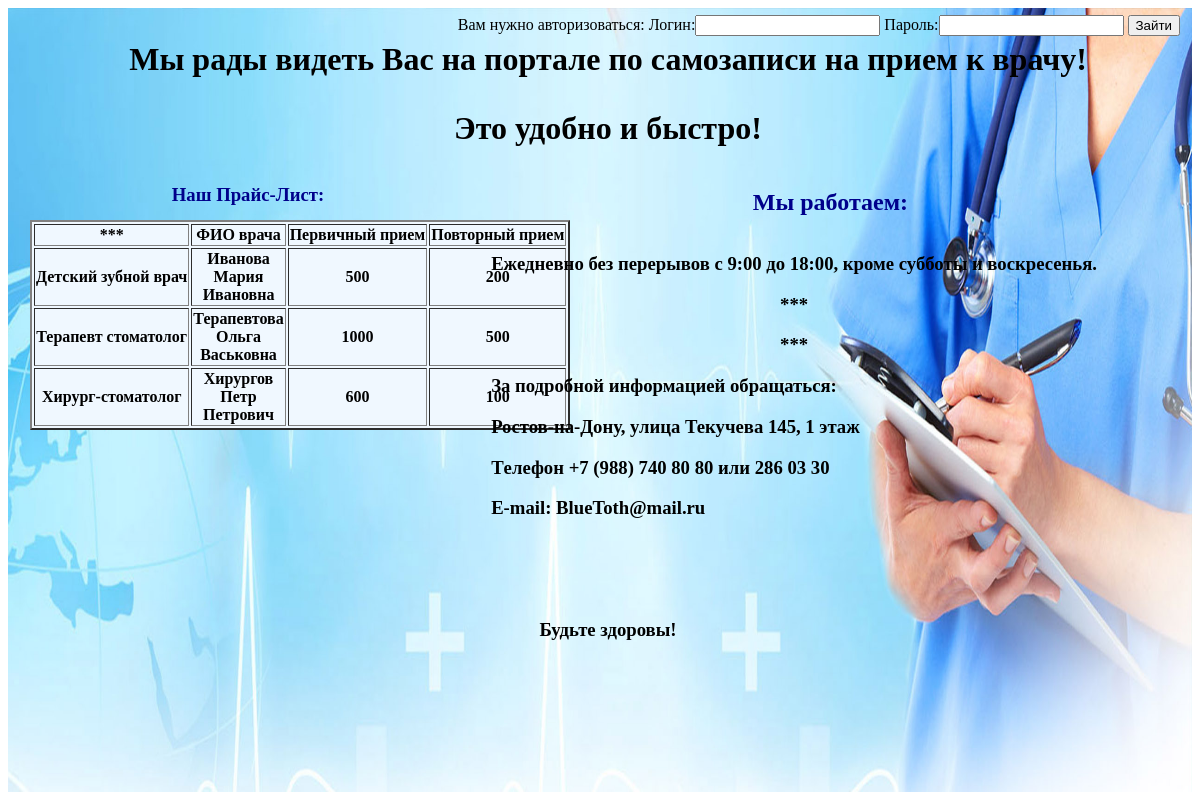
Before: / with the older database file.
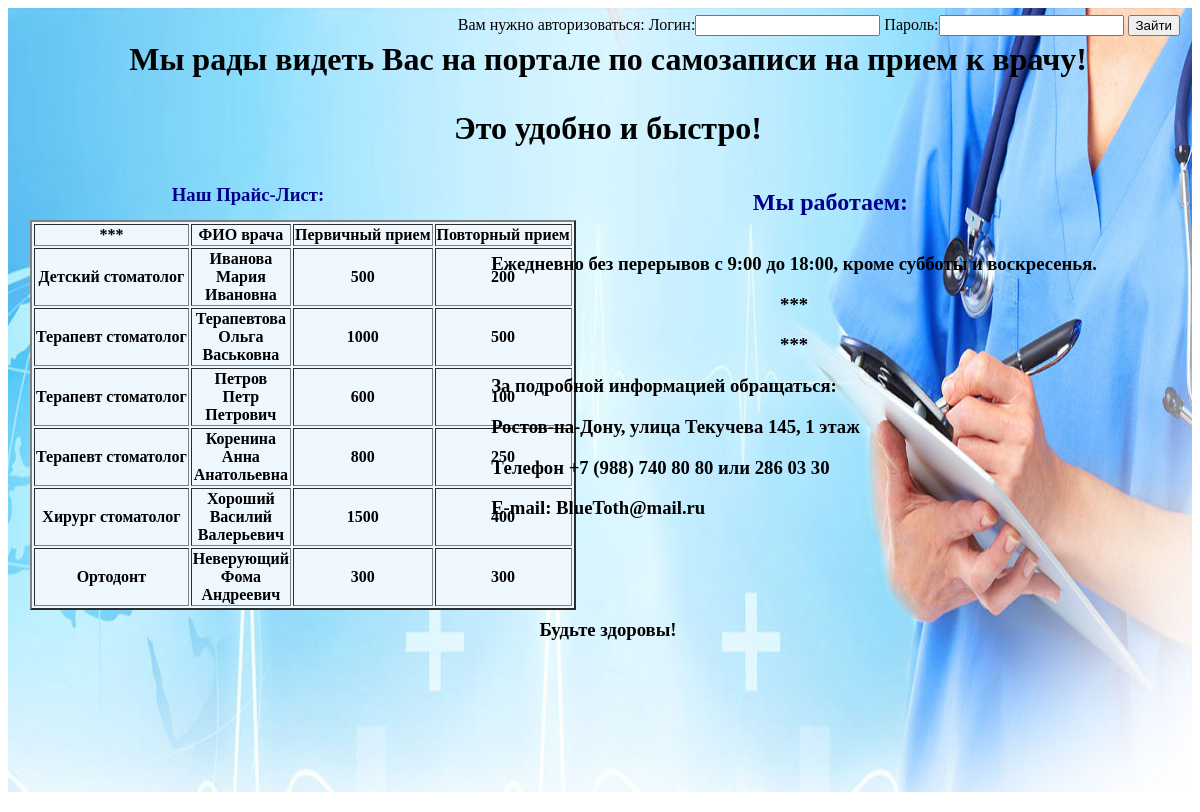
After: the same page with the newer database file.
### all/models.py (models this page shows, shortened)
class Vrach(models.Model):
    FK_People = models.ForeignKey(People)
    FK_position = models.ForeignKey(Dolzhnost)
    price_ferst = models.IntegerField(default=0, verbose_name='Цена первичного приема')
    price_second = models.IntegerField(default=0, verbose_name='Цена повторного приема')

class Dolzhnost(models.Model):
    position = models.CharField(max_length=50, verbose_name='Должность')

class People(models.Model):
    number_pasport = models.IntegerField(verbose_name = 'Номер паспорта')
    seria_pasport = models.IntegerField(verbose_name='Серия паспорта')
    familia = models.TextField(max_length = 20, verbose_name='Фамилия')
    imya = models.TextField(max_length = 20, verbose_name='Имя')
    otchestvo = models.TextField(max_length = 20, verbose_name = 'Отчество')
    parol = models.IntegerField(verbose_name='Пароль')
    class Meta:
        unique_together = ('number_pasport', 'seria_pasport')

### all/views.py (the view)
# urls.py: url(r'^$', views.hell),
def hell(request):
    print(request.POST)
    print(request.GET)
    all_vrach = Vrach.objects.all()
    return HttpResponse(render(request, 'main.html',  {'flag': True, 'all_vrach': all_vrach}))

### all/templates/main.html (shortened to what this page needs)
{% load static %}
<html lang="en">
<head>
    <link rel = "stylesheet" href="style.css">
</head>
<body>
<img id="images" src="{% static 'images/background.jpg' %}" alt=" ">
{% if flag %}
<form class = "login" action="." method="POST">
    <label >Вам нужно авторизоваться: Логин:</label><input  name='login' type="text"/>
    <label >Пароль:</label><input name='pass' type="password"/>
    <input value="Зайти" type="submit"/>
</form>
{% endif %}
<p>
    <h1 class = "center_text">
        Мы рады видеть Вас на портале по самозаписи на прием к врачу!
                <p>
                    Это удобно и быстро!
                </p>
    </h1>
</p>
<h3>
<p Id = "price_list">
    Наш Прайс-Лист:
</p> </h3>
<h2 id="table">
        <table border="2" class="text_in_table">
            <b>
            <tr>
                <td>***</td>
                <td>ФИО врача</td>
                <td>Первичный прием</td>
                <td>Повторный прием</td>
             </tr>
            {% for x in all_vrach %}
            <tr>
                <td>
                    {{ x.FK_position.position }}<br>
                </td>
                <td>
                    {{ x.FK_People.familia }}<br>
                    {{ x.FK_People.imya }}<br>
                    {{ x.FK_People.otchestvo }}<br>
                </td>
                <td>
                    {{ x.price_ferst }}<br>
                </td>
                <td>
                    {{ x.price_second }}<br>
                </td>
            {% endfor %}
            </tr>
                </b>
        </table>
</h2>
<h2><p id="inf_work">Мы работаем:</p></h2>
<table class="text_information">
    <tr>
        <td>
            <h3>
            <p>Ежедневно без перерывов с 9:00 до 18:00, кроме субботы и воскресенья.</p>
               <center> <p> ***</p>
                        <p> ***</p>
               </center>
            <p>За подробной информацией обращаться:</p>
            <p>Ростов-на-Дону, улица Текучева 145, 1 этаж</p>
            <p>Tелефон +7 (988) 740 80 80 или 286 03 30</p>
            <p>E-mail: BlueToth@mail.ru</p>
            </h3>
        </td>
    </tr>
</table>
<h3 id="budte_zdorovy"><b>Будьте здоровы!</b></h3>
</body>
</html>

### all/templates/main.html (style rules this page uses)
#budte_zdorovy { text-align: center; position: absolute; top: 600px; width : 100%; }
.text_information { right: 100px; position: absolute; top: 250px; }
#inf_work { color: darkblue; text-align : right; position: absolute; top: 165px; width: 75%; }
.text_in_table { text-align: center; background: #F0F8FF; font-weight: 600; }
#images { width: 100%; height: 100%; }
.login { position: absolute; top: 15px; right: 20px; }
.center_text { text-align: center; position: absolute; top: 20px; width: 100%; }
#price_list { color: darkblue; text-align:center; position: absolute; top: 165px; width: 40%; }
#table { left: 30px; position: absolute; top: 200px; }

Changed rows visible on the page:
changed through a linked row, Vrach "Иванова": FK_position.position "Детский зубной врач" → "Детский стоматолог"
changed Vrach "Петр": FK_position.position "Хирург-стоматолог" → "Терапевт стоматолог"; FK_People.familia "Хирургов" → "Петров"
added Vrach: FK_position.position "Терапевт стоматолог", FK_People.familia "Коренина", FK_People.imya "Анна", FK_People.otchestvo "Анатольевна", price_ferst "800", price_second "250"
added Vrach: FK_position.position "Хирург стоматолог", FK_People.familia "Хороший", FK_People.imya "Василий", FK_People.otchestvo "Валерьевич", price_ferst "1500", price_second "400"
added Vrach: FK_position.position "Ортодонт", FK_People.familia "Неверующий", FK_People.imya "Фома", FK_People.otchestvo "Андреевич", price_ferst "300", price_second "300"
